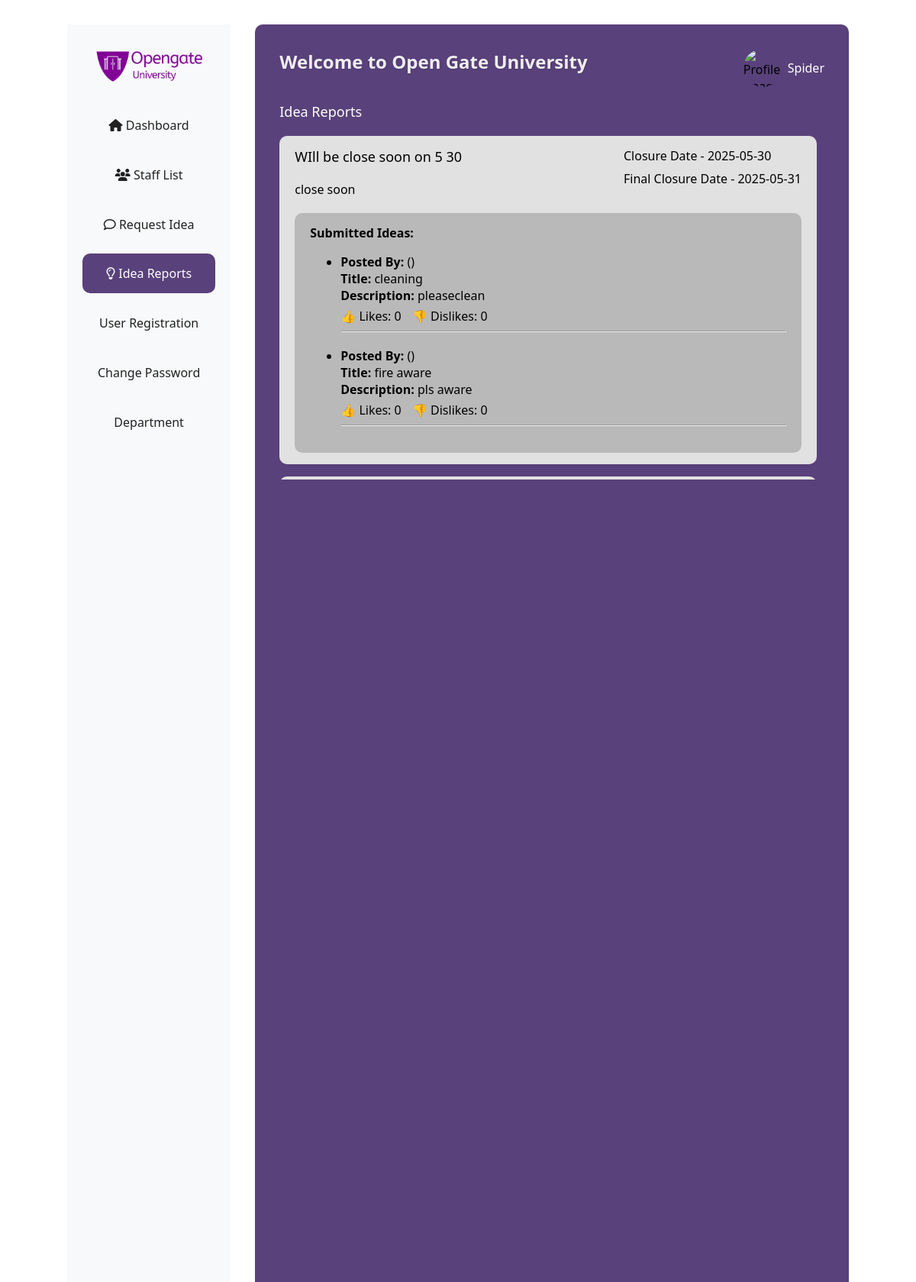
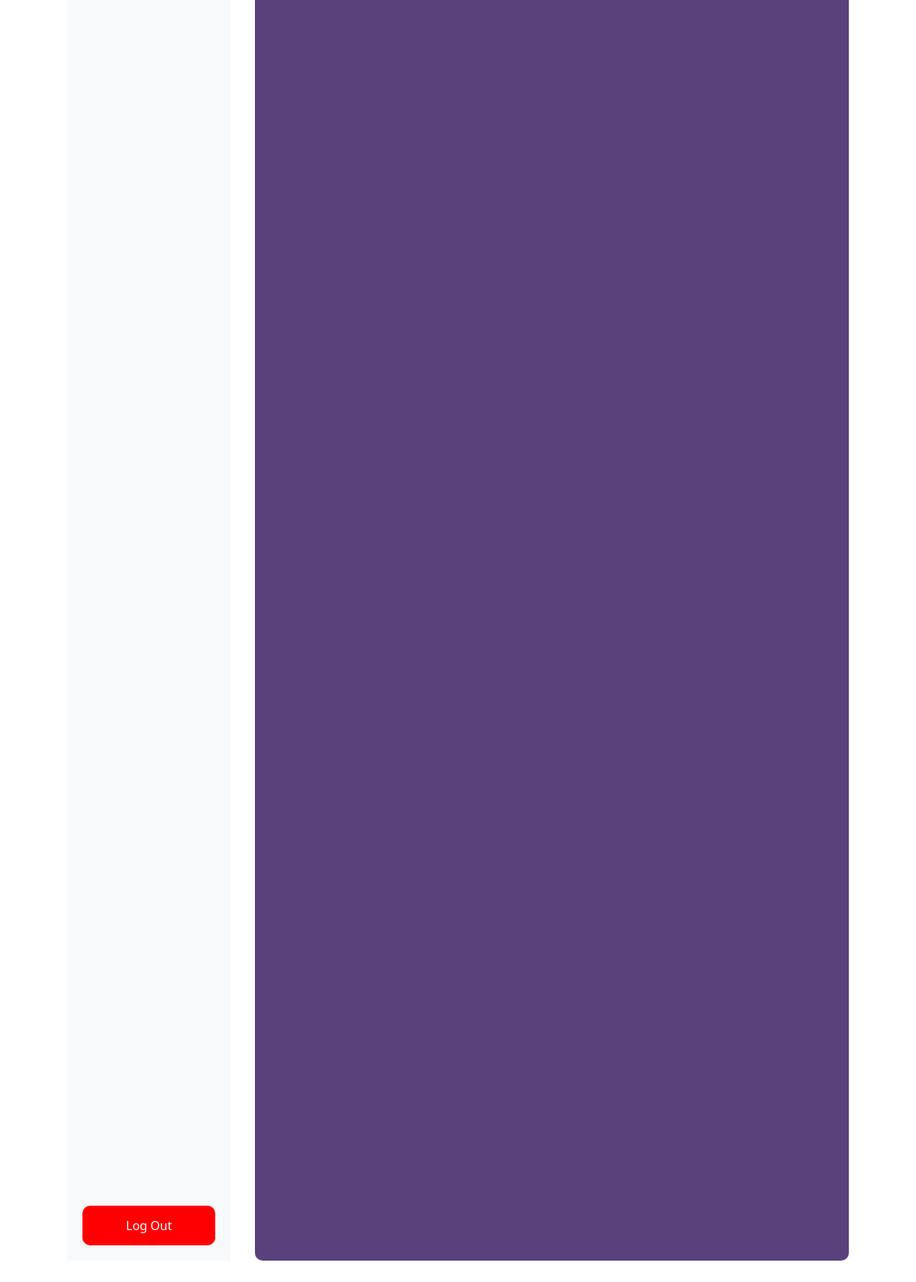
The page /EWSD/idea_report.php (signed in) on the database its author committed (2 pictures, top to bottom).
### tables this page shows
CREATE TABLE `request_ideas` (
  `requestIdea_id` int(11) NOT NULL,
  `title` varchar(255) DEFAULT NULL,
  `description` text DEFAULT NULL,
  `closure_date` date NOT NULL,
  `final_closure_date` date NOT NULL,
  `created_at` timestamp NOT NULL DEFAULT current_timestamp(),
  `updated_at` timestamp NOT NULL DEFAULT current_timestamp() ON UPDATE current_timestamp()
);

CREATE TABLE `ideas` (
  `idea_id` int(11) NOT NULL,
  `userID` int(11) DEFAULT NULL,
  `requestIdea_id` int(11) DEFAULT NULL,
  `SubCategoryID` int(11) DEFAULT NULL,
  `title` varchar(255) DEFAULT NULL,
  `description` text DEFAULT NULL,
  `img_path` text DEFAULT NULL,
  `status` varchar(255) DEFAULT NULL,
  `anonymousSubmission` tinyint(1) DEFAULT NULL,
  `created_at` timestamp NOT NULL DEFAULT current_timestamp(),
  `updated_at` timestamp NOT NULL DEFAULT current_timestamp() ON UPDATE current_timestamp()
);

### EWSD/idea_report.php (the view, shortened to what this page needs)
<?php
$connect = new Connect();
$connection = $connect->getConnection();
$userName = $_SESSION['userName'];
$userProfileImg = $_SESSION['userProfile'] ?? 'default-profile.jpg';
$query = "SELECT requestIdea_id, title, description, closure_date, final_closure_date FROM request_ideas ORDER BY closure_date DESC";
$result = $connection->query($query);
?>
<!DOCTYPE html>
<html lang="en">
<head>
    <link rel="stylesheet" href="https://cdnjs.cloudflare.com/ajax/libs/font-awesome/6.4.2/css/all.min.css">
    <link rel="stylesheet" href="style.css">
</head>
<body>
    <div class="admin-container">
        <div class="side-nav">
            <div class="logo text-center">
                <img src="Images/logo.png" alt="logo" width="150px" style="margin: 8px 0px;">
            </div>
            <a class="nav-link" href="admin_home.php"><i class="fa-solid fa-house"></i> Dashboard</a>
            <a class="nav-link" href="staff_list.php"><i class="fa-solid fa-users"></i> Staff List</a>
            <a class="nav-link" href="request_idea.php"><i class="fa-regular fa-comment"></i> Request Idea</a>
            <a class="nav-link-active" href="idea_report.php"><i class="fa-regular fa-lightbulb"></i> Idea Reports</a>
            <a class="nav-link" href="register.php">User Registration</a>
            <a class="nav-link" href="change_password.php">Change Password</a>
            <a class="nav-link" href="department.php">Department</a>
            <a class=" logout" href="logout.php" onclick="return confirm('Do You Want To Log Out?')">Log Out</a>
        </div>
        <div class="dash-section">
            <header class="dash-header">
                <div class="search-input">
                    <h2 class="welcome-text">Welcome to Open Gate University</h2>
                </div>
                <div class="user-display">
                    <img src="<?php echo htmlspecialchars($userProfileImg); ?>" alt="Profile Image">
                    <span class="user-name"><?php echo htmlspecialchars($userName); ?></span>
                </div>
            </header>
            <h6 class="dash-title">Idea Reports</h6>
            <div class="list-form">
                <?php while ($row = $result->fetch_assoc()): ?>
                    <div class="idea-list-form">
                        <div class="idea-box">
                            <div class="flex-box">
                                <span class="request-idea-title"><?php echo htmlspecialchars($row['title']); ?></span>
                                <span class="desc"><?php echo htmlspecialchars($row['description']); ?></span>
                            </div>
                            <div class="flex-box-1">
                                <span>Closure Date - <?php echo $row['closure_date']; ?></span>
                                <span>Final Closure Date - <?php echo $row['final_closure_date']; ?></span>
                            </div>
                        </div>
                        <?php
                            $requestIdea_id = $row['requestIdea_id'];
                            $ideasQuery = "
                                SELECT i.idea_id, i.title, i.description, i.anonymousSubmission, i.created_at,
                                    u.user_name, d.department_name,
                                    COALESCE(SUM(CASE WHEN iv.votetype = 1 THEN 1 ELSE 0 END), 0) AS likes,
                                    COALESCE(SUM(CASE WHEN iv.votetype = 2 THEN 1 ELSE 0 END), 0) AS dislikes
                                FROM ideas i
                                LEFT JOIN users u ON i.userID = u.user_id
                                LEFT JOIN departments d ON u.department_id = d.department_id
                                LEFT JOIN idea_vote iv ON i.idea_id = iv.idea_id
                                WHERE i.requestIdea_id = ?
                                GROUP BY i.idea_id
                                ORDER BY i.created_at ASC ";
                            $stmt = $connection->prepare($ideasQuery);
                            $stmt->bind_param("i", $requestIdea_id);
                            $stmt->execute();
                            $ideasResult = $stmt->get_result();
                        ?>
                        <div class="ideas-list">
                            <strong>Submitted Ideas:</strong>
                            <?php if ($ideasResult->num_rows > 0): ?>
                                <ul>
                                    <?php while ($idea = $ideasResult->fetch_assoc()): ?>
                                        <li style="margin-bottom: 20px;">
                                            <div>
                                                <strong>Posted By:</strong>
                                                <?php
                                                if ($idea['anonymousSubmission']) {
                                                    echo "Anonymous";
                                                } else {
                                                    echo htmlspecialchars($idea['user_name']) . " (" . htmlspecialchars($idea['department_name']) . ")";
                                                }
                                                ?>
                                            </div>
                                            <div>
                                                <strong>Title:</strong> <?php echo htmlspecialchars($idea['title']); ?>
                                            </div>
                                            <div>
                                                <strong>Description:</strong> <?php echo nl2br(htmlspecialchars($idea['description'])); ?>
                                            </div>
                                            <div style="margin-top: 5px;">
                                                <span style="margin-right: 10px;">👍 Likes: <?php echo $idea['likes']; ?></span>
                                                <span>👎 Dislikes: <?php echo $idea['dislikes']; ?></span>
                                            </div>
                                            <hr>
                                        </li>
                                    <?php endwhile; ?>
                                </ul>
                            <?php endif; ?>
                        </div>
                    </div>
                <?php endwhile; ?>
            </div>
        </div>
    </div>
</body>
</html>

### EWSD/style.css (style rules this page uses)
* { font-family: 'Segoe UI', Tahoma, Geneva, Verdana, sans-serif; }
.admin-container { position: relative; margin: 2rem 5rem; display: flex; gap: 2rem; height: 90vh; }
.admin-container .side-nav { width: 250px; display: flex; flex-direction: column; align-items: center; gap: 0.8rem; }
.admin-container .side-nav .nav-link { text-decoration: none; color: #212121; padding: 15px 0px; transition: all 0.3s; width: 100%; text-align: center; border-radius: 10px; }
.admin-container .side-nav .nav-link-active { text-decoration: none; width: 100%; background-color: #59417B; color: #fff; text-align: center; padding: 2rem; border-radius: 10px; padding: 15px 0px; }
.side-nav { display: flex; flex-direction: column; width: 250px; background-color: #f8f9fa; padding: 20px; }
.logout { margin-top: auto; color: #fff; border-radius: 10px; background-color: red; padding: 15px 0px; transition: all 0.3s; width: 100%; text-align: center; border-radius: 10px; text-decoration: none; }
.admin-container .dash-section { flex-basis: 100%; background-color: #59417B; padding: 2rem; border-radius: 10px; position: relative; overflow: hidden; }
.admin-container .dash-section .dash-header { display: flex; width: 100%; justify-content: space-between; }
.admin-container .dash-section .dash-header .search-input { width: 100%; }
.admin-container .dash-section .dash-header .search-input .welcome-text { color: #f0eef1; font-size: 24px; font-weight: 600; margin: 0; font-family: 'Segoe UI', Tahoma, Geneva, Verdana, sans-serif; text-shadow: 1px 1px 2px rgba(0, 0, 0, 0.1); }
.admin-container .dash-section .dash-header .user-display { display: flex; margin-left: 20px; align-items: center; gap: 0.5rem; }
.admin-container .dash-section .dash-header .user-display img { border-radius: 50%; width: 50px; height: 50px; }
.admin-container .dash-section .dash-header .user-display .user-name { font-size: 16px; color: #fff; }
.admin-container .dash-title { font-size: 1.5rem; color: #333; }
.admin-container .dash-section .dash-title { font-size: 18px; font-weight: 400; margin: 20px 0px; color: #fff; }
.admin-container .dash-section .list-form { display: flex; flex-direction: column; gap: 1rem; overflow-y: scroll; overflow-x: hidden; scroll-snap-type: y mandatory; height: 450px; }
.admin-container .dash-section .idea-list-form { background-color: #e1e1e1; border-radius: 10px; padding: 15px 20px; margin-right: 10px; scroll-snap-align: center; }
.admin-container .dash-section .idea-list-form .idea-box { display: flex; justify-content: space-between; }
.admin-container .dash-section .idea-list-form .idea-box .flex-box { display: grid; }
.admin-container .dash-section .idea-list-form .idea-box .flex-box-1 { height:60px; display: grid; gap: 0rem; }
.admin-container .dash-section .idea-list-form .idea-box .flex-box .request-idea-title { font-size: 18px; font-weight: 500; }
.admin-container .dash-section .idea-list-form .idea-box .flex-box .desc { margin: 20px 0px; }
.admin-container .dash-section .idea-list-form .ideas-list { background: #b9b9b9; padding: 15px 20px; border-radius: 10px; }

### rows shown on the page
request_ideas: title "WIll be close soon on 5 30", description "close soon", closure_date "2025-05-30", final_closure_date "2025-05-31"
ideas: title "cleaning", description "pleaseclean", likes "0", dislikes "0"
ideas: title "fire aware", description "pls aware", likes "0", dislikes "0"

### other values the page prints
$userName "Spider"
